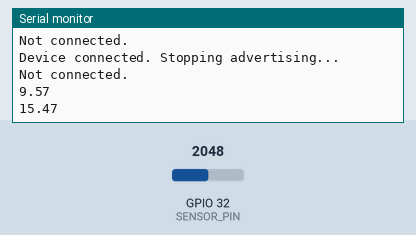
Bench run of a sketch on a simulated ESP32. On the bench: the last lines printed to the serial monitor. Inputs (shaded band) come from the test bench; at power-on: GPIO 32 (SENSOR_PIN) = 2048. Nothing arrives over Bluetooth unless stated; a phone connects over Bluetooth LE 3 s after start.

Above: at 8.8 s.
8.9 s: GPIO 32 (SENSOR_PIN) set to 2866
At 14.4 s:
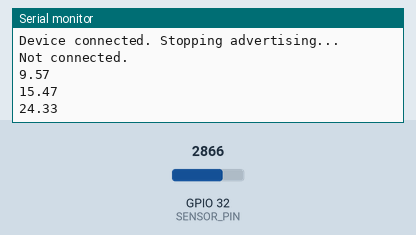
15.6 s: GPIO 32 (SENSOR_PIN) set to 3603
At 19.4 s:
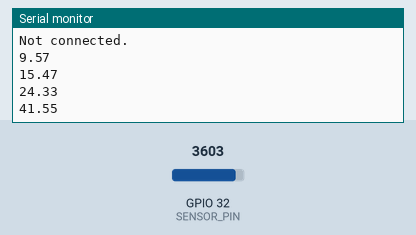
Timing chart, 0 to 20.9 s (numbered marks = the images above; inputs shaded):
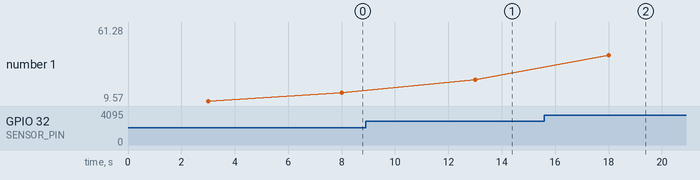

The sketch:

data_aquisition_layer.ino
```cpp
#include <SimpleKalmanFilter.h>

#include <BLEDevice.h>
#include <BLEServer.h>
#include <BLEUtils.h>
#include <BLE2902.h>
#include <BLEUUID.h>

#define SERVICE_UUID "6e400001-b5a3-f393-e0a9-e50e24dcca9e" // UART service UUID (128 bit)
#define CHARACTERISTIC_UUID "6e400003-b5a3-f393-e0a9-e50e24dcca9e" // characteristic UUID (128 bit)
#define SENSOR_PIN 32

BLEServer *pServer = NULL;
BLEService *pService = NULL;
BLECharacteristic *pCharacteristic = NULL;
float txValue = 0;
bool deviceConnected = false;
bool oldDeviceConnected = false;

SimpleKalmanFilter kFilt(80, 80, 0.11);


class MyServerCallbacks : public BLEServerCallbacks
{
  void onConnect(BLEServer *pServer)
  {
    Serial.println("Device connected. Stopping advertising...");
    pServer->getAdvertising()->stop();
    deviceConnected = true;
  };

  void onDisconnect(BLEServer *pServer)
  {
    deviceConnected = false;
    delay(1000);
    Serial.println("Advertising...");
    pServer->getAdvertising()->addServiceUUID(BLEUUID(SERVICE_UUID));
    pServer->getAdvertising()->start();
  }
};

void setup()
{
  Serial.begin(9600);
  /* === Create the BLE Device ===
  * Considering note from github (https://github.com/nkolban/esp32-snippets/issues/269):
  *   - "When you are advertising 128 bit UUID then name of device cant be longer than 5 characters."
  *
  * COD stands for CO Detector or Carbon Monoxide Detector
  */
  BLEDevice::init("COD");

  // Create the BLE Server
  pServer = BLEDevice::createServer();
  pServer->setCallbacks(new MyServerCallbacks());

  // Create the BLE Service
  pService = pServer->createService(SERVICE_UUID);

  // Create a BLE Characteristic
  pCharacteristic = pService->createCharacteristic(
      CHARACTERISTIC_UUID,
      BLECharacteristic::PROPERTY_READ |
      BLECharacteristic::PROPERTY_NOTIFY);

  pCharacteristic->addDescriptor(new BLE2902());

  // Start the service
  pService->start();

  // Adds SERVICE UUID to the advertising data
  pServer->getAdvertising()->addServiceUUID(SERVICE_UUID);
  // Start advertising
  pServer->getAdvertising()->start();
}

void loop()
{
  if (deviceConnected)
  {
    txValue = acquire_data();
    Serial.println(txValue);
    char txString[8];
    dtostrf(txValue, 1, 2, txString); // float_val, min_width, digits_after_decimal, char_buffer

    pCharacteristic->setValue(txString);

    pCharacteristic->notify(); // Send the value to the app!
    delay(5000);
  }
  else
  {
    delay(1000);
    Serial.println("Not connected.");
  }
}

float acquire_data()
{
  float sensorValue = analogRead(SENSOR_PIN);
  sensorValue = kFilt.updateEstimate(sensorValue);

  float sensor_voltage = sensorValue * (5.0 / 4095.0);
  float RS_gas = (5.0 - sensor_voltage) / sensor_voltage;
  float ppm = (19.32 * pow(RS_gas, -0.64));

  return ppm;
}
```

Measured:
- after the input at 8.9 s, the serial monitor: prints a new line after 4.1 s (image 1)
- after the input at 15.6 s, the serial monitor: prints a new line after 2.4 s (image 2)
- plotted number 1: 15.47 → 24.33 after the input at 8.9 s, 24.33 → 61.28 after the input at 15.6 s
